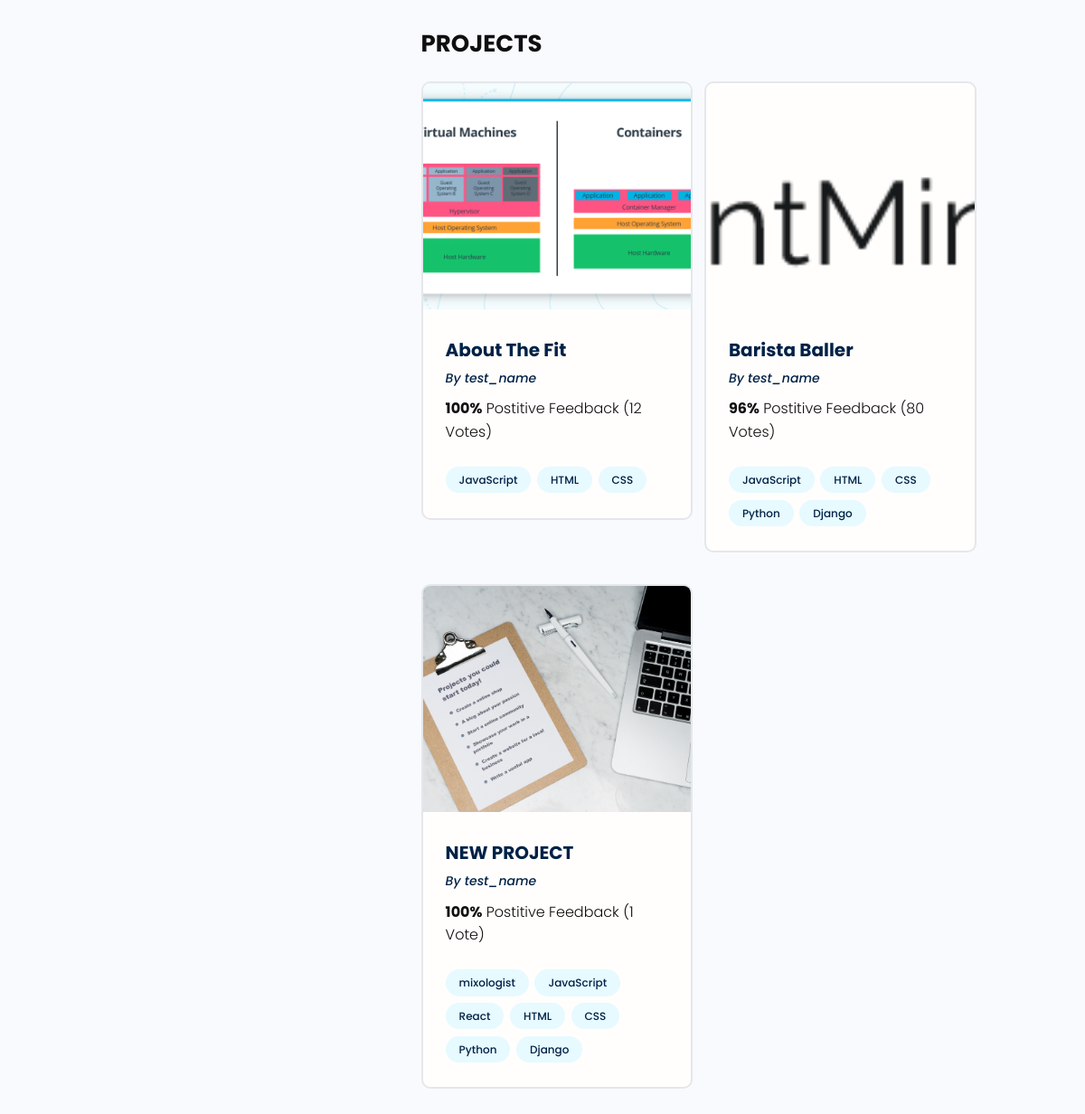
The app's page /users/profile/17212aeb-934c-4024-9a14-a50b05b2acdd (lower part), older data.
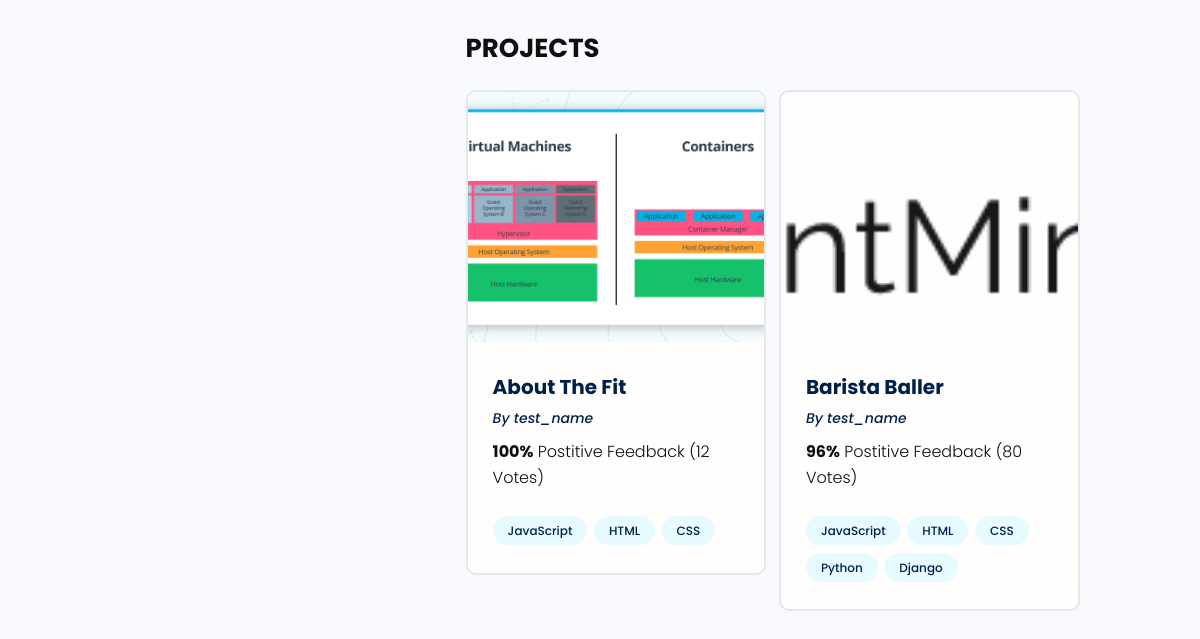
The same page, newer data.
### projects/models.py (models this page shows, shortened)
class Project(models.Model):
    owner = models.ForeignKey(Profile,null=True,blank=True,on_delete=models.SET_NULL)
    id = models.UUIDField(default = uuid.uuid4, unique=True,primary_key=True,editable=False)
    title = models.CharField(max_length=200)
    description = models.TextField(null=True, blank=True)
    featured_image = models.ImageField(null=True,blank=True,default="default.jpg")
    demo_link = models.CharField(max_length=20000,null=True,blank=True)
    source_link = models.CharField(max_length=20000,null=True,blank=True)
    tags = models.ManyToManyField('Tag',blank=True)
    vote_total = models.IntegerField(default=0,null=True,blank=True)
    vote_ratio = models.IntegerField(default=0,null=True,blank=True)
    created = models.DateTimeField(auto_now_add=True)

class Tag(models.Model):
    name = models.CharField(max_length=200)
    created = models.DateTimeField(auto_now_add=True)
    id = models.UUIDField(default = uuid.uuid4, unique=True,primary_key=True,editable=False)
    def __str__(self):
        return self.name

### users/models.py (models this page shows, shortened)
class Profile(models.Model):
    user = models.OneToOneField(User,on_delete=models.CASCADE,null=True,blank=True)
    name = models.CharField(max_length = 100,blank=True,null=True)
    email = models.EmailField(max_length=100,blank=True,null=True)
    username  = models.CharField(max_length = 100,blank=True,null=True)
    location = models.CharField(max_length = 500,blank=True,null=True)
    short_intro  = models.CharField(max_length = 180,blank=True,null=True)
    bio = models.TextField(blank=True,null=True)
    profile_image = models.ImageField(null=True,blank=True,upload_to = 'profiles/',default ="profiles/avatar.jpeg" )
    social_github =  models.CharField(max_length = 5000,blank=True,null=True)
    social_twitter =  models.CharField(max_length = 5000,blank=True,null=True)
    social_linkedin =  models.CharField(max_length = 5000,blank=True,null=True)
    social_website =  models.CharField(max_length = 5000,blank=True,null=True)
    created = models.DateTimeField(auto_now_add=True)
    id = models.UUIDField(default = uuid.uuid4, unique=True,primary_key=True,editable=False)

### users/views.py (the view)
# urls.py: path('profile/<str:pk>',views.userProfile,name='user-profile'),
def userProfile(request,pk):
    profile = Profile.objects.get(id=pk)
    topSkills  = profile.skill_set.exclude(description__exact="")
    otherSkills = profile.skill_set.filter(description="")
    context = {'profile':profile,'topSkills':topSkills,'otherSkills':otherSkills}
    return render(request,'users/user-profile.html',context)

### users/templates/users/user-profile.html (shortened to what this page needs)
{%extends 'main.html'%}
{%block content%}
<main class="profile my-md">
  <div class="container">
    <div class="layout">
      <div class="column column--1of3">
      </div>
      <div class="column column--2of3">
        <div class="devInfo">
          <h3 class="devInfo__title">Projects</h3>
          <div class="grid grid--two">
            {% for project in profile.project_set.all%}
            <div class="column">
              <div class="card project">
                <a href="{%url 'project' project.id%}" class="project">
                  <img class="project__thumbnail" src="{{project.featured_image.url}}" alt="project thumbnail" />
                  <div class="card__body">
                    <h3 class="project__title">{{project.title}}</h3>
                    <p><a class="project__author" href="">By {{project.owner.name}}</a></p>
                    <p class="project--rating">
                      <span style="font-weight: bold;">{{project.vote_ratio}}%</span> Postitive
                      Feedback ({{project.vote_total}} Vote{{project.vote_total|pluralize:"s"}})
                    </p>
                    <div class="project__tags">
                        {%for tag in project.tags.all%}
                        <span class="tag tag--pill tag--main">
                          <small>{{tag}}</small>
                        </span>
                        {%endfor%}
                    </div>
                  </div>
                </a>
              </div>
            </div>
            {%endfor%}
          </div>
        </div>
      </div>
    </div>
  </div>
</main>
{%endblock content%}

Row changes from the older to the newer data that the page shows:
no longer on this page (row edited): Project: featured_image (placeholder picture), title "NEW PROJECT", owner.name "test_name", vote_ratio "100", vote_total "1", Tag (name "JavaScript"), Tag (name "HTML"), Tag (name "CSS"), Tag (name "Python"), Tag (name "Django")
no longer on this page (row unchanged): Tag: name "mixologist", shown under "NEW PROJECT"
no longer on this page (row unchanged): Tag: name "React", shown under "NEW PROJECT"
